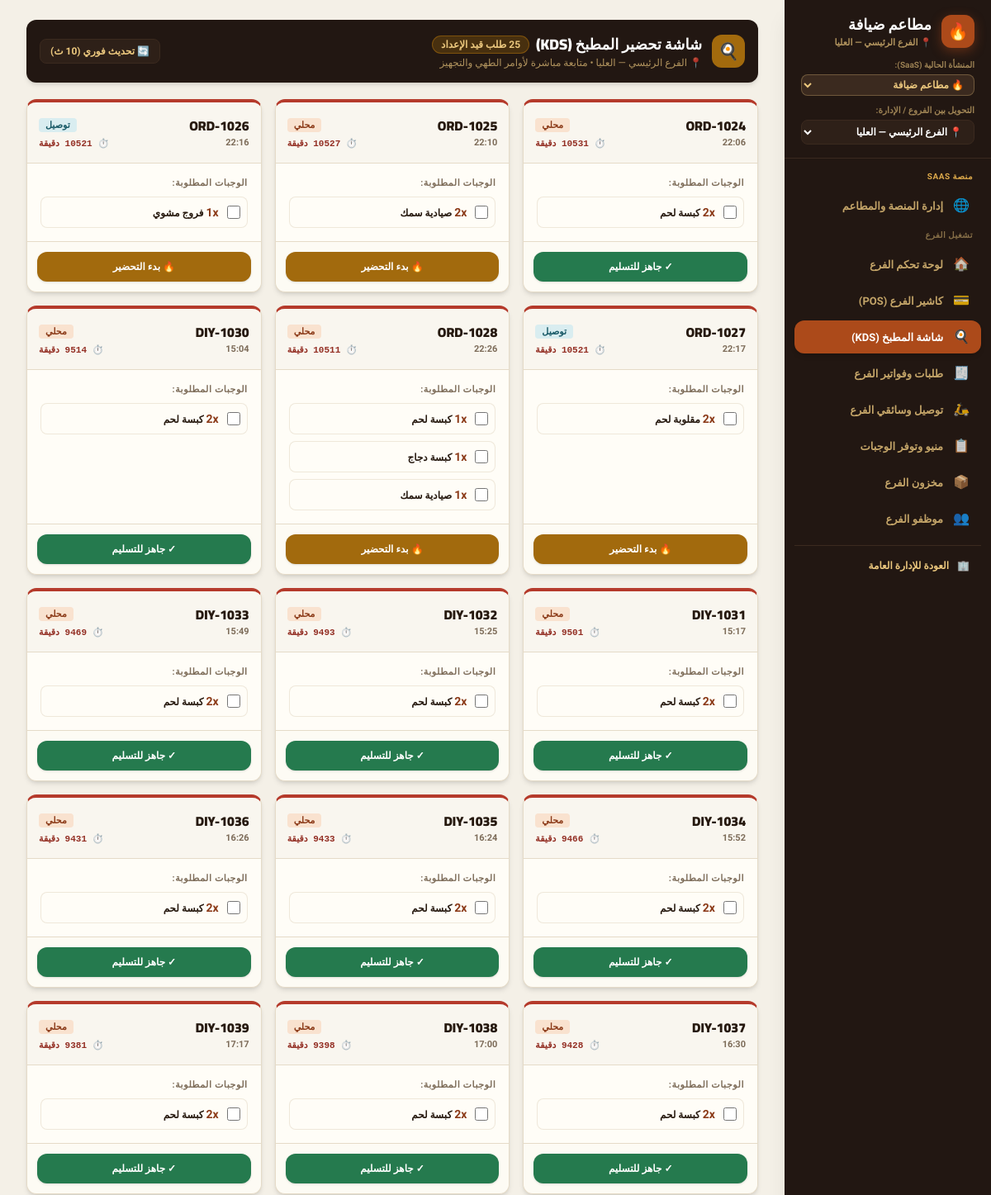
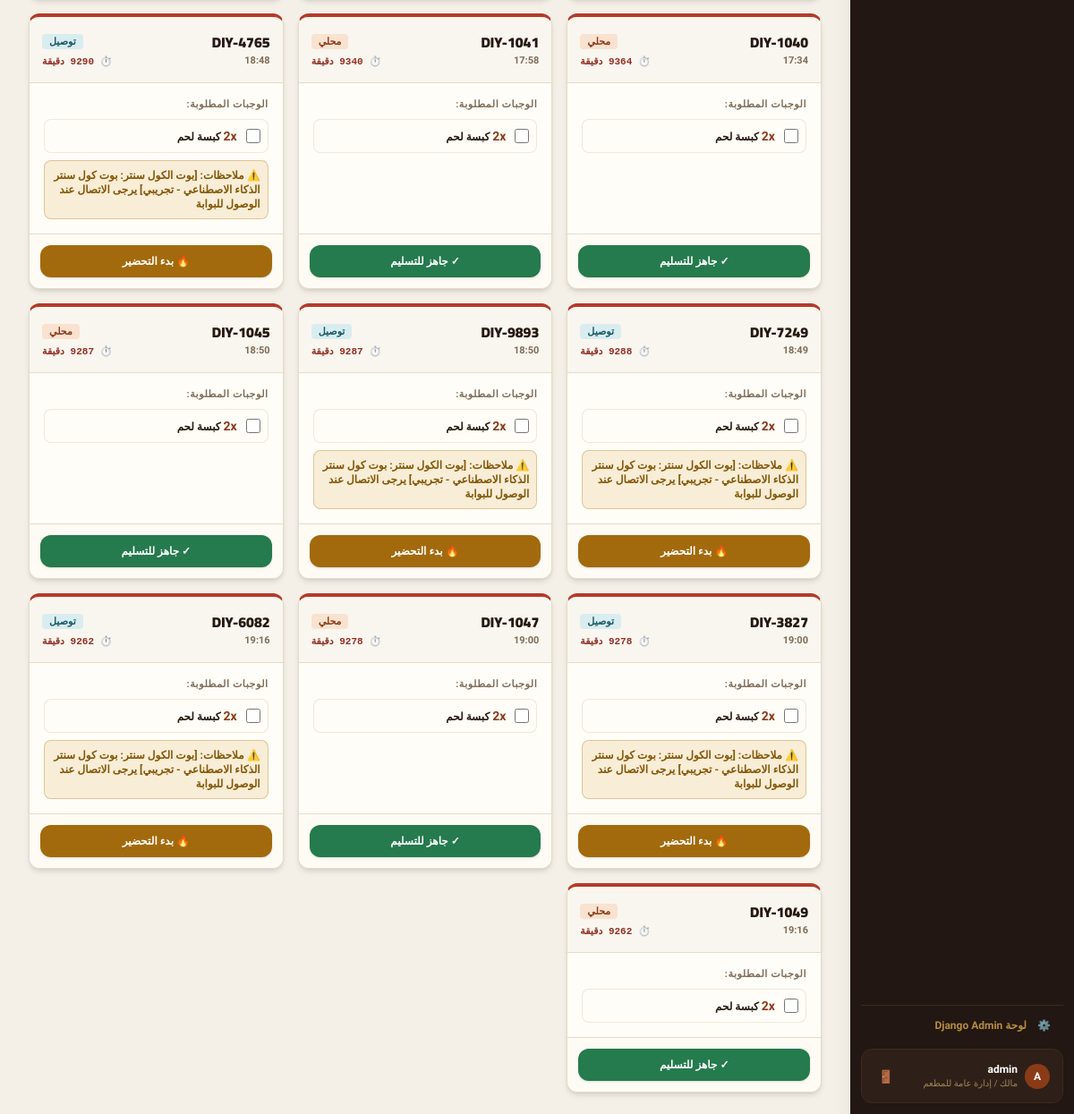
Before: /kitchen/ (signed in) with the older database file (2 pictures, top to bottom).
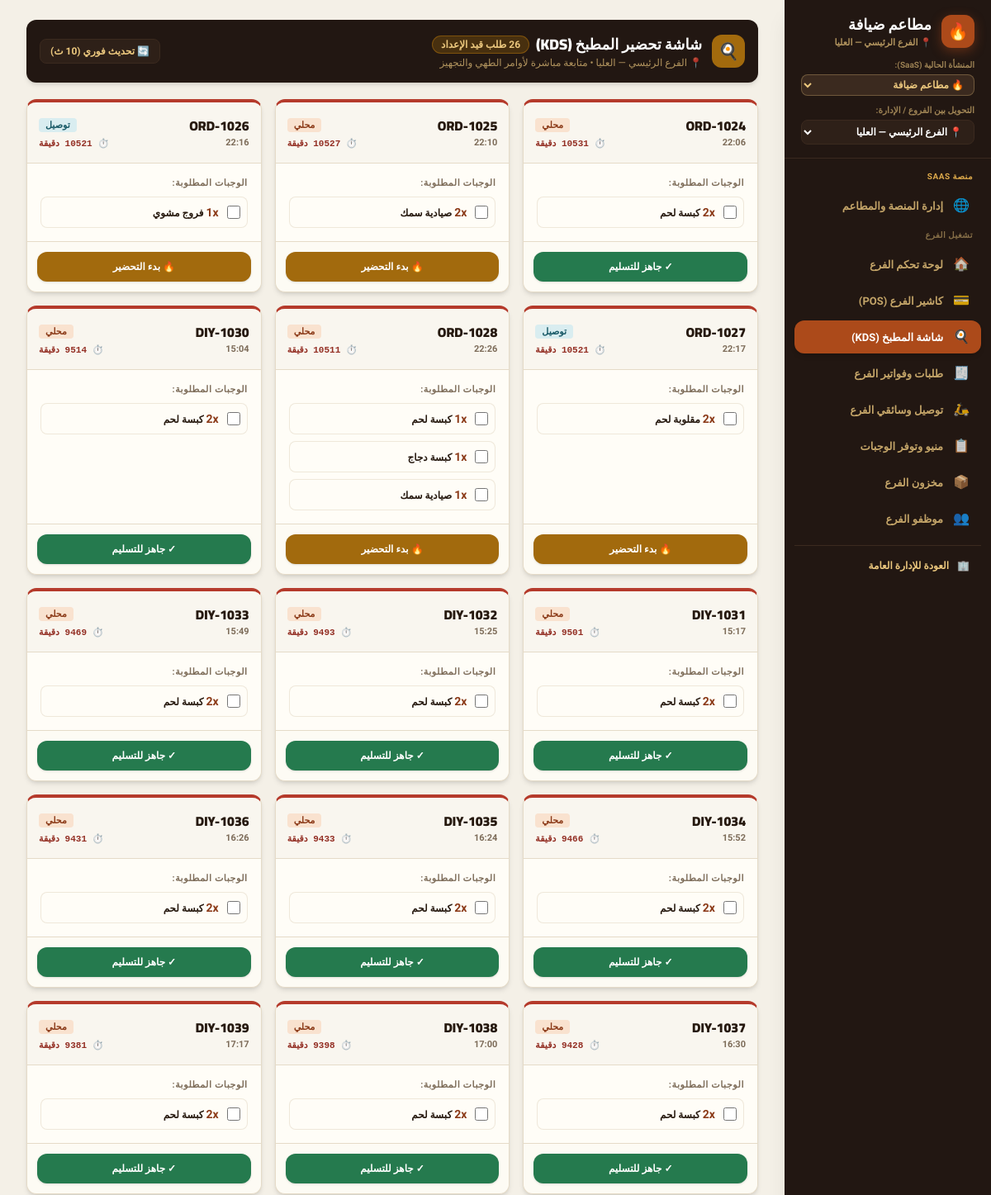
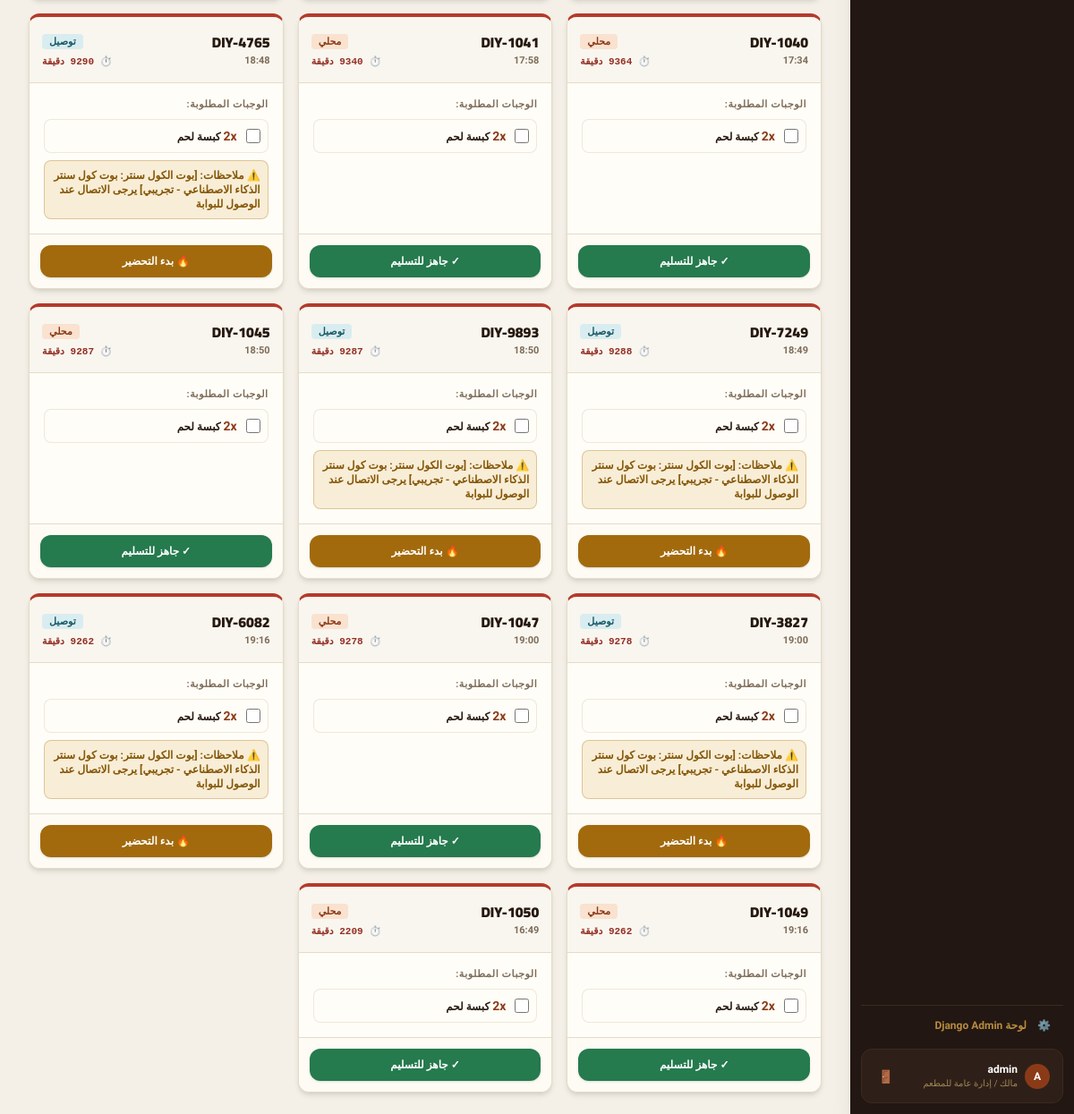
After: the same page with the newer database file (2 pictures, top to bottom).
### core/models.py (models this page shows, shortened)
class Order(models.Model):
    TYPE_CHOICES = [
        ("dine_in", "محلي"),
        ("takeaway", "سفري"),
        ("delivery", "توصيل"),
    ]
    CHANNEL_CHOICES = [
        ("cashier", "الكاشير"),
        ("call_center", "الكول سنتر"),
    ]
    STATUS_CHOICES = [
        ("new", "جديد"),
        ("preparing", "قيد التحضير"),
        ("ready", "جاهز للتسليم"),
        ("out_for_delivery", "في الطريق"),
        ("delivered", "تم التسليم"),
        ("cancelled", "ملغي"),
    ]
    PAY_CHOICES = [
        ("cash", "نقداً"),
        ("card", "بطاقة"),
        ("wallet", "محفظة رقمية"),
    ]
    tenant = models.ForeignKey(
        Tenant,
        on_delete=models.CASCADE,
        related_name="orders",
        null=True,
        blank=True,
        verbose_name="المستأجر / المنشأة",
    )
    order_number = models.CharField(max_length=50, unique=True, verbose_name="رقم الطلب")
    order_type = models.CharField(max_length=20, choices=TYPE_CHOICES, default="dine_in", verbose_name="نوع الطلب")
    channel = models.CharField(max_length=20, choices=CHANNEL_CHOICES, default="cashier", verbose_name="القناة")
    branch = models.ForeignKey(
        Branch,
        on_delete=models.SET_NULL,
        null=True,
        blank=True,
        related_name="orders",
        verbose_name="الفرع",
    )
    delivery_area = models.ForeignKey(
        "DeliveryArea",
        on_delete=models.SET_NULL,
        null=True,
        blank=True,
        related_name="orders",
        verbose_name="منطقة التوصيل / الكومبوند",
    )
    customer = models.ForeignKey(
        Customer,
        on_delete=models.SET_NULL,
        null=True,
        blank=True,
        related_name="orders",
        verbose_name="العميل",
    )
    customer_name = models.CharField(max_length=255, default="عميل نقدي", verbose_name="اسم العميل")
    customer_phone = models.CharField(max_length=50, default="", blank=True, verbose_name="هاتف العميل")
    address = models.CharField(max_length=255, default="", blank=True, verbose_name="عنوان التوصيل")
    status = models.CharField(max_length=30, choices=STATUS_CHOICES, default="new", verbose_name="الحالة")
    pay_method = models.CharField(max_length=20, choices=PAY_CHOICES, default="cash", verbose_name="طريقة الدفع")
    paid = models.BooleanField(default=True, verbose_name="تم الدفع")
    subtotal = models.DecimalField(max_digits=10, decimal_places=2, default=0.00, verbose_name="المجموع الفرعي")
    delivery_fee = models.DecimalField(max_digits=8, decimal_places=2, default=0.00, verbose_name="رسوم التوصيل")
    discount = models.DecimalField(max_digits=8, decimal_places=2, default=0.00, verbose_name="الخصم")
    total = models.DecimalField(max_digits=10, decimal_places=2, default=0.00, verbose_name="الإجمالي")
    cashier = models.CharField(max_length=255, default="", blank=True, verbose_name="الكاشير")
    driver = models.ForeignKey(
        Employee,
        on_delete=models.SET_NULL,
        null=True,
        blank=True,
        related_name="assigned_orders",
        verbose_name="السائق",
    )
    notes = models.TextField(default="", blank=True, verbose_name="ملاحظات")
    created_at = models.DateTimeField(default=timezone.now, verbose_name="تاريخ ووقت الطلب")
    class Meta:
        verbose_name = "طلب"
        verbose_name_plural = "الطلبات"
        ordering = ["-created_at", "-id"]

class OrderItem(models.Model):
    order = models.ForeignKey(
        Order,
        on_delete=models.CASCADE,
        related_name="items",
        verbose_name="الطلب",
    )
    menu_item = models.ForeignKey(
        MenuItem,
        on_delete=models.SET_NULL,
        null=True,
        blank=True,
        verbose_name="صنف المنيو",
    )
    name = models.CharField(max_length=255, verbose_name="اسم الصنف")
    price = models.DecimalField(max_digits=8, decimal_places=2, default=0.00, verbose_name="سعر الوحدة")
    qty = models.PositiveIntegerField(default=1, verbose_name="الكمية")
    class Meta:
        verbose_name = "عنصر طلب"
        verbose_name_plural = "عناصر الطلبات"

### core/views.py (the view)
# urls.py: path("kitchen/", views.kitchen_view, name="kitchen"),
@login_required
@ensure_csrf_cookie
def kitchen_view(request):
    if not user_has_perm(request.user, "kds_access"):
        return HttpResponseForbidden("غير مصرح لك بالوصول إلى شاشة المطبخ (KDS)")
    tenant = get_active_tenant(request)
    branch = get_active_branch(request)
    now = timezone.now()
    orders_qs = Order.objects.filter(tenant=tenant, status__in=["new", "preparing"]).prefetch_related("items").order_by("created_at")
    if branch:
        orders_qs = orders_qs.filter(branch=branch)
    kitchen_orders = []
    for o in orders_qs:
        elapsed = int((now - o.created_at).total_seconds() / 60)
        kitchen_orders.append({
            "order": o,
            "elapsed_minutes": elapsed,
            "items": o.items.all(),
        })
    context = {
        "tenant": tenant,
        "branch": branch,
        "kitchen_orders": kitchen_orders,
        "total_pending": len(kitchen_orders),
    }
    return render(request, "kitchen.html", context)

### core/models.py (called while the page is built)
    def is_subscription_active(self):
        if not self.is_active:
            return False
        if self.subscription_status in ["active", "trial"]:
            if self.subscription_end and self.subscription_end < timezone.now():
                return False
            return True
        return False

    def days_until_expiry(self):
        if not self.subscription_end:
            return 999
        diff = (self.subscription_end - timezone.now()).total_seconds()
        return max(0, int(diff // 86400))

### core/views.py (called while the page is built, shortened)
def get_active_tenant(request):
    if hasattr(request, "tenant") and request.tenant:
        return request.tenant

def get_active_branch(request):
    tenant = get_active_tenant(request)
    profile = getattr(request.user, "profile", None)
    is_owner = request.user.is_superuser or (profile and (profile.role in ["owner", "platform_admin"] or profile.is_platform_admin))
    if not is_owner and profile and profile.branch:
        return profile.branch
    active_id = request.session.get("active_branch_id")
    if active_id:
        qs = Branch.objects.filter(id=active_id)
        if tenant:
            qs = qs.filter(tenant=tenant)
        return qs.first()
    return None

### templates/kitchen.html (shortened to what the changed rows need)
{% extends "base.html" %}
{% block content %}
<div>
    <div class="mb-5 flex flex-col sm:flex-row sm:items-center sm:justify-between gap-3 bg-night p-4 rounded-xl text-white shadow-md">
        <div class="flex items-center gap-3">
            <div>
                <div class="flex items-center gap-2">
                    <h1 class="text-lg font-black font-display text-white">شاشة تحضير المطبخ (KDS)</h1>
                    <span class="rounded-full bg-warn-600/30 border border-warn-600/60 px-2.5 py-0.5 text-xs font-bold text-gold-300">
                        {{ total_pending }} طلب قيد الإعداد
                    </span>
                </div>
            </div>
        </div>
    </div>
    <div class="grid grid-cols-1 md:grid-cols-2 lg:grid-cols-3 xl:grid-cols-4 gap-4">
        {% for item in kitchen_orders %}
        <div class="card overflow-hidden shadow-md border-line flex flex-col justify-between {% if item.elapsed_minutes > 15 %}border-t-4 border-t-bad-600{% elif item.elapsed_minutes > 8 %}border-t-4 border-t-warn-600{% else %}border-t-4 border-t-good-600{% endif %}">
            <div class="p-3.5 bg-paper/50 border-b border-line flex items-center justify-between">
                <div>
                    <span class="text-base font-black font-display text-ink">{{ item.order.order_number }}</span>
                    <span class="block text-[11px] font-bold text-soft">{{ item.order.created_at|time:"H:i" }}</span>
                </div>
                <div class="text-left">
                    <span class="rounded px-2 py-0.5 text-[11px] font-black
                        {% if item.order.order_type == 'dine_in' %}bg-brand-100 text-brand-700
                        {% elif item.order.order_type == 'takeaway' %}bg-paper border border-line text-ink
                        {% else %}bg-info-100 text-info-700{% endif %}">
                        {{ item.order.get_order_type_display }}
                    </span>
                    <p class="text-[11px] font-bold font-mono mt-1 {% if item.elapsed_minutes > 15 %}text-bad-700 font-black animate-pulse{% elif item.elapsed_minutes > 8 %}text-warn-700{% else %}text-good-700{% endif %}">
                        ⏱️ {{ item.elapsed_minutes }} دقيقة
                    </p>
                </div>
            </div>
            <div class="p-4 flex-1 space-y-2">
                <p class="text-[11px] font-black text-soft uppercase tracking-wider mb-1">الوجبات المطلوبة:</p>
                {% for oi in item.items %}
                <label class="flex items-center gap-2.5 p-2 rounded-lg bg-card border border-line/60 hover:bg-paper/30 transition cursor-pointer">
                    <input type="checkbox" class="w-4 h-4 rounded border-line text-brand-600 focus:ring-brand-500">
                    <span class="text-xs font-black text-ink flex-1 leading-snug">
                        <span class="text-brand-700 text-sm font-black">{{ oi.qty }}x</span> {{ oi.name }}
                    </span>
                </label>
                {% endfor %}
                {% if item.order.notes %}
                <div class="mt-2 rounded-lg bg-warn-100/80 border border-warn-600/30 p-2 text-xs font-bold text-warn-700">
                    ⚠️ ملاحظات: {{ item.order.notes }}
                </div>
                {% endif %}
            </div>
            <div class="p-3 bg-paper/20 border-t border-line">
                {% if item.order.status == 'new' %}
                <button
                    onclick="updateKitchenOrder({{ item.order.id }}, 'preparing')"
                    class="w-full rounded-xl bg-warn-600 py-2.5 text-xs font-black text-white hover:bg-warn-700 transition shadow"
                >
                    🔥 بدء التحضير
                </button>
                {% elif item.order.status == 'preparing' %}
                <button
                    onclick="updateKitchenOrder({{ item.order.id }}, 'ready')"
                    class="w-full rounded-xl bg-good-600 py-2.5 text-xs font-black text-white hover:bg-good-700 transition shadow"
                >
                    ✓ جاهز للتسليم
                </button>
                {% endif %}
            </div>
        </div>
        {% empty %}
        <div class="col-span-full py-16 text-center card p-8">
            <span class="text-4xl mb-2 block">🍳</span>
            <h3 class="text-base font-black font-display text-ink">المطبخ هادئ الآن</h3>
            <p class="text-xs text-soft mt-1">لا توجد طلبات جديدة بانتظار الطهي أو التحضير.</p>
        </div>
        {% endfor %}
    </div>
</div>
{% endblock %}

Changed rows visible on the page:
added Order: order.order_number "DIY-1050", order.created_at "16:49", order.order_type "محلي", elapsed_minutes "2209"
added OrderItem: qty "2", name "كبسة لحم", shown under "DIY-1050"
Other visible differences:
{{ total_pending }}: "25" → "26"
